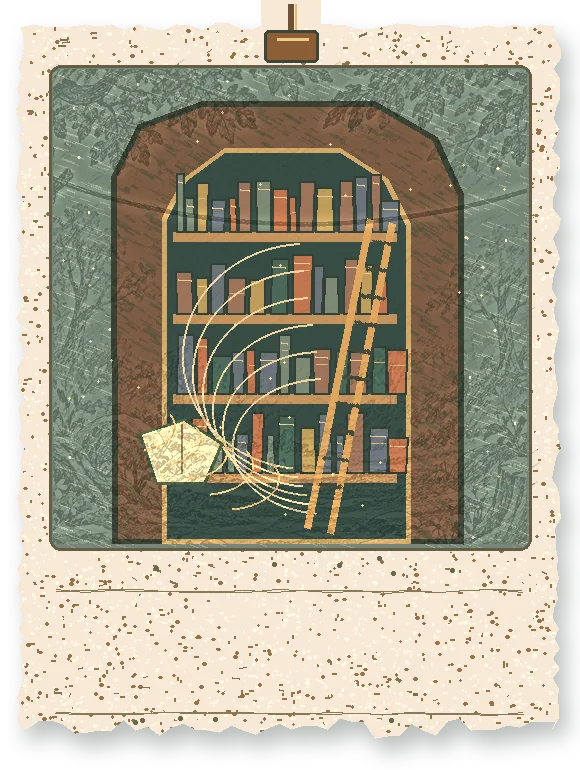
#> input picture storybook/assets/work-clearing/exports/folio-archive.webp, 580 x 770 px; the run also reads 1 picture not shown here
$ python forest_work_illustrations.py --source ../storybook/assets/work-clearing/exports/folio-archive.webp --output out.png
#> lines starting #> are read from the running program, lines starting #| are printed output that depends on the picture; after the words box and inside, x2 and y2 are one past the last pixel; in counts of white or black regions, pixels touching at a corner belong together
#!/usr/bin/env python3
"""Stage 08 original concept illustrations: reproducible rough-pencil paper sheets.
Production background comes from new ImageGen source. Sheet artwork is an
original procedural colored-pencil drawing specific to each named *concept*.
No pixels are cropped from the V2 masterboard; no actual client/project images.
"""
from PIL import Image, ImageDraw, ImageFilter, ImageOps
from pathlib import Path
import random, math, hashlib, json, argparse, shutil

W,H=580,770
PAPER=(247,233,214)
INK=(39,56,41)
BARK=(104,76,54)
GREEN=(36,79,59)
RIVER=(90,140,175)
SUN=(243,195,84)
CLAY=(216,106,74)


def lines_texture(dr, bbox, color, n, seed, slope=0.5, width=(1,3), opacity=70, clip=None):
    rng=random.Random(seed)
    x1,y1,x2,y2=bbox
    lay=Image.new('RGBA',(W,H))
    d=ImageDraw.Draw(lay,'RGBA')
    for _ in range(n):
        x=rng.uniform(x1,x2); y=rng.uniform(y1,y2)
        lng=rng.uniform(4,18)
        dx=lng/math.sqrt(1+slope*slope)
        dy=dx*slope
        col=tuple(color)+(rng.randint(max(10,opacity-28),min(255,opacity+25)),)
        d.line([(x,y),(x+dx,y+dy)], fill=col,width=rng.randint(*width))
    if clip: lay.putalpha(Image.composite(lay.getchannel('A'),Image.new('L',(W,H)),clip))
    return lay

def hatch_poly(base, pts, color, seed, n=300,slope=-.58,width=(1,3)):
    mask=Image.new('L',(W,H)); md=ImageDraw.Draw(mask);md.polygon(pts,fill=255)
    bb=mask.getbbox();
    if not bb:return
    base.alpha_composite(lines_texture(None,bb,color,n,seed,slope,width,opacity=98,clip=mask))

def rough_line(draw, p1,p2,fill,seed=0,wd=3):
    r=random.Random(seed)
    for c in range(2):
        points=[]
        for i in range(18):
            t=i/17; x=p1[0]*(1-t)+p2[0]*t;y=p1[1]*(1-t)+p2[1]*t
            points.append((round(x+r.uniform(-1.7,1.7)),round(y+r.uniform(-1.7,1.7))))
        draw.line(points,fill=fill,width=wd if c==0 else 1,joint='curve')

def art_sky(im, rect, hue, seed):
    dr=ImageDraw.Draw(im,'RGBA'); x1,y1,x2,y2=rect
    dr.rounded_rectangle(rect,radius=10,fill=tuple(hue)+(255,))
    im.alpha_composite(lines_texture(None,rect,(248,230,194),1750,seed,.38,(1,2),opacity=73))
    im.alpha_composite(lines_texture(None,rect,(40,73,73),700,seed+3,-.65,(1,2),opacity=38))
    for _ in range(90):
        r=random.Random(seed+_*17)
        x=r.randrange(x1+8,x2-8);y=r.randrange(y1+9,y2-8)
        dr.ellipse((x,y,x+r.randint(1,3),y+2),fill=(246,230,195,r.randint(20,80)))

def path_art(im, seed=2):
    """The Atrium: threshold, limestone slabs and impossible inward arch."""
    dr=ImageDraw.Draw(im,'RGBA')
    box=(51,67,529,547)
    art_sky(im,box,(114,149,160),seed)
    dr.polygon([(51,435),(130,352),(223,390),(345,330),(529,395),(529,547),(51,547)],fill=(109,127,109,255))
    hatch_poly(im,[(51,435),(130,352),(223,390),(345,330),(529,395),(529,547),(51,547)],(34,79,59),seed+4,1200)
    # Back arch: offset grey stone portico with large warm void
    pts=[(161,450),(159,234),(177,176),(231,135),(308,125),(367,170),(399,243),(398,447),(348,448),(349,251),(337,216),(299,185),(250,182),(219,206),(204,254),(204,449)]
    dr.polygon(pts,fill=(195,176,135,255),outline=(75,86,77,255),width=5)
    hatch_poly(im,pts,(66,66,60),seed+5,2000,-.44,(1,2))
    # Inner portal, turquoise-violet glow with arched top
    dr.polygon([(205,449),(205,247),(220,211),(252,184),(299,188),(334,216),(350,247),(350,450)],fill=(76,118,124,255))
    dr.ellipse((224,189,332,302),fill=(231,201,112,225))
    dr.ellipse((243,207,315,318),fill=(251,229,158,255))
    dr.polygon([(220,450),(243,328),(284,272),(311,330),(343,450)],fill=(226,174,109,220))
    # Stone brick seams + niches
    for i in range(6):
        yy=247+i*34
        rough_line(dr,(164,yy),(202,yy+3),(88,90,77,170),seed+12+i,2)
        rough_line(dr,(351,yy),(394,yy-3),(88,90,77,170),seed+22+i,2)
    for i in range(4):
        xx=203+i*40
        rough_line(dr,(xx,147+int(abs(xx-270)*.3)),(xx+19,151+int(abs(xx-270)*.3)),(72,75,64,150),seed+99+i,1)
    # Thin impossible inner arch line and enigmatic orbit
    dr.arc((118,88,446,483),-64,202,fill=(252,219,143,180),width=4)
    dr.arc((114,88,449,486),-64,205,fill=(62,98,90,175),width=2)
    for j in range(7):
        y=449+j*15; width=74+j*29
        dr.polygon([(280-width,y),(280+width,y),(298+width,y+12),(267-width,y+13)],fill=(196-j*4,154-j*4,101-j*2,255),outline=(89,85,62,210),width=2)
        hatch_poly(im,[(280-width,y),(280+width,y),(298+width,y+12),(267-width,y+13)],(74,70,67),seed+300+j,120,-.52,(1,1))
    # moss tufts and uncanny small stones
    for i in range(74):
        rr=random.Random(seed*100+i); x=rr.randint(66,511);y=rr.randint(448,535)
        if 213<x<347 and y<479:continue
        dr.line([(x,y),(x+rr.randint(-8,4),y-rr.randint(5,20))],fill=(40,86,57,rr.randint(120,225)),width=rr.randint(1,3))
        if i%12==0:dr.ellipse((x-3,y-12,x+3,y-5),fill=(247,204,111,230))

def oracle_art(im,seed=4):
    """The Oracle: hand-marked armillary and connected questions, not dashboard."""
    dr=ImageDraw.Draw(im,'RGBA');box=(51,67,529,547)
    art_sky(im,box,(64,94,104),seed)
    # faded winding horizon and ancient table
    dr.polygon([(51,445),(124,416),(219,430),(328,394),(529,424),(529,547),(51,547)],fill=(57,85,70,255))
    hatch_poly(im,[(51,445),(124,416),(219,430),(328,394),(529,424),(529,547),(51,547)],(132,151,84),seed+17,1000,.34)
    dr.ellipse((116,430,454,510),fill=(118,82,64,255),outline=(49,69,55,255),width=5)
    # concentric copper orrery, asymmetric ink hatching
    center=(298,276)
    for i,(rx,ry) in enumerate([(155,196),(125,157),(87,115)]):
        dr.ellipse((center[0]-rx,center[1]-ry,center[0]+rx,center[1]+ry),outline=(218,153,91,220),width=5 if i==0 else 3)
        dr.arc((center[0]-rx-4,center[1]-ry-3,center[0]+rx+4,center[1]+ry+4),20,198,fill=(248,224,152,185),width=2)
    dr.line((132,328,453,220),fill=(238,189,109,245),width=5)
    dr.line((184,151,399,398),fill=(175,151,102,220),width=3)
    dr.line((295,86,295,468),fill=(83,121,115,200),width=3)
    # stylized sun, tiny knots and scholarly stars
    dr.ellipse((263,240,333,309),fill=(246,209,121,255),outline=(250,238,191,255),width=4)
    for i in range(110):
        rr=random.Random(seed*500+i)
        x=rr.randint(63,520);y=rr.randint(85,448)
        r=rr.choice([1,1,2,2,3]);alpha=rr.randint(115,240)
        dr.ellipse((x-r,y-r,x+r,y+r),fill=(246,216,158,alpha))
        if r>=3:
            dr.line((x-9,y,x+9,y),fill=(249,222,164,160),width=1)
            dr.line((x,y-9,x,y+9),fill=(249,222,164,160),width=1)
    constellation=[(112,164),(181,128),(226,188),(364,138),(441,197),(411,312),(473,376),(159,352)]
    for a,b in [(0,1),(1,2),(2,3),(3,4),(4,5),(5,6),(5,7)]:
        rough_line(dr,constellation[a],constellation[b],(235,215,159,185),seed+9+a+b,2)
    for x,y in constellation:
        dr.ellipse((x-5,y-5,x+5,y+5),fill=(245,204,124,255),outline=(247,234,188,255),width=2)
    # lectern and notation marks
    dr.line((295,430,295,507),fill=(120,93,60,255),width=8)
    dr.polygon([(213,495),(374,495),(396,513),(196,513)],fill=(191,124,77,255),outline=(63,67,53,255),width=3)
    for i in range(14):
        rr=random.Random(500+i);x=rr.randint(74,516);y=rr.randint(72,533)
        if 200<x<400 and 220<y<336:continue
        dr.arc((x-9,y-9,x+9,y+9),rr.randint(0,90),rr.randint(180,300),fill=(242,195,106,90),width=2)

def archive_art(im,seed=8):
    """The Archive: monumental shelves, a circular stair, floating manuscript."""
    dr=ImageDraw.Draw(im,'RGBA');box=(51,67,529,547)
    art_sky(im,box,(118,134,119),seed)
    # central towering book arch
    dr.polygon([(112,543),(111,176),(138,124),(201,101),(375,101),(437,137),(463,194),(463,544)],fill=(125,92,68,255),outline=(57,64,51,255),width=6)
    hatch_poly(im,[(112,543),(111,176),(138,124),(201,101),(375,101),(437,137),(463,194),(463,544)],(59,73,56),seed+17,2200,.59)
    dr.polygon([(162,543),(162,217),(182,179),(224,148),(340,148),(387,178),(410,223),(410,543)],fill=(56,77,69,255),outline=(210,168,103,255),width=5)
    # several shelf alcoves; books varied widths/height
    for tier,yy in enumerate([236,318,398,477]):
        dr.line((173,yy,396,yy),fill=(197,148,94,255),width=10)
        rr=random.Random(seed*13+tier)
        xx=176
        while xx<389:
            ww=rr.randint(8,19);hh=rr.randint(36,65)
            yy2=yy-hh
            hue=rr.choice([(194,117,78),(125,138,117),(191,157,92),(108,116,122),(157,116,91),(76,105,89)])
            dr.polygon([(xx,yy-4),(xx+ww,yy-4),(xx+ww+rr.randint(-1,2),yy2),(xx+rr.randint(-1,1),yy2)],fill=hue+(255,),outline=(52,65,55,220),width=2)
            if rr.random()<.7:dr.line((xx+2,yy2+8,xx+ww-2,yy2+9),fill=(235,201,140,200),width=2)
            if rr.random()<.28:dr.line((xx+3,yy2+16,xx+ww-2,yy2+16),fill=(217,181,125,170),width=1)
            xx+=ww+rr.randint(1,5)
    # winding ivory manuscript ribbon and ladder
    for i in range(6):
        dr.arc((182+i*10,243+i*27,429-i*2,469+i*9),96,267,fill=(240,213,160,200),width=2)
    dr.line((370,219,307,528),fill=(224,166,94,255),width=7)
    dr.line((392,223,330,533),fill=(224,166,94,255),width=7)
    for k in range(10):
        y=241+k*27;x=375-k*6
        rough_line(dr,(x-2,y),(x+20,y+3),(66,76,61,220),seed+300+k,3)
    # floating paper folio foreground in a curving wind
    dr.polygon([(138,433),(184,418),(223,443),(205,484),(155,484)],fill=(250,228,173,250),outline=(77,94,69,240),width=3)
    dr.line((181,424,181,473),fill=(147,122,84,230),width=2)
    for j in range(5):
        dr.arc((101+j*16,402+j*11,175+j*26,450+j*15),-30,80,fill=(237,195,121,200),width=2)
    # moss and quiet dust motes
    for i in range(95):
        rr=random.Random(seed*87+i)
        x=rr.randrange(67,514);y=rr.randrange(105,536)
        if rr.random()<.22:dr.ellipse((x,y,x+2,y+2),fill=(252,223,153,rr.randint(70,185)))


def make_sheet(name,fn,dest,stroke_source=None):
#> called with name = 'atrium'
    rng=random.Random({'atrium':91,'oracle':107,'archive':173}[name])
    paper_mask=Image.new('L',(W,H));maskdraw=ImageDraw.Draw(paper_mask)
#> after `paper_mask = Image.new('L', (W, H))`: paper_mask: PIL image 580x770 L; every value is 0
    # independent handmade edge, not a CSS rectangle
    left=[(rng.randint(16,24),y) for y in range(28,H-32,10)]
    right=[(rng.randint(W-29,W-20),y) for y in range(28,H-32,10)]
    top=[(x,rng.randint(23,30)) for x in range(20,W-20,13)]
    bot=[(x,rng.randint(H-52,H-32)) for x in range(W-25,20,-12)]
    outline=top+right+bot+list(reversed(left))
    maskdraw.polygon(outline,fill=255)
    # opacity shadow only underneath paper
    canvas=Image.new('RGBA',(W,H),(0,0,0,0));sh=Image.new('RGBA',(W,H),(37,51,37,0));sh.putalpha(paper_mask.filter(ImageFilter.GaussianBlur(10)));shadow=Image.new('RGBA',(W,H),(0,0,0,0));shadow.paste((36,51,41,80),(8,13,W+8,H+13),sh.getchannel('A'))
#> after `canvas = Image.new('RGBA', (W, H), (0, 0, 0, 0))`: canvas: PIL image 580x770 RGBA; every value is 0
#> after `sh.putalpha(paper_mask.filter(ImageFilter.GaussianBlur(10)))`:
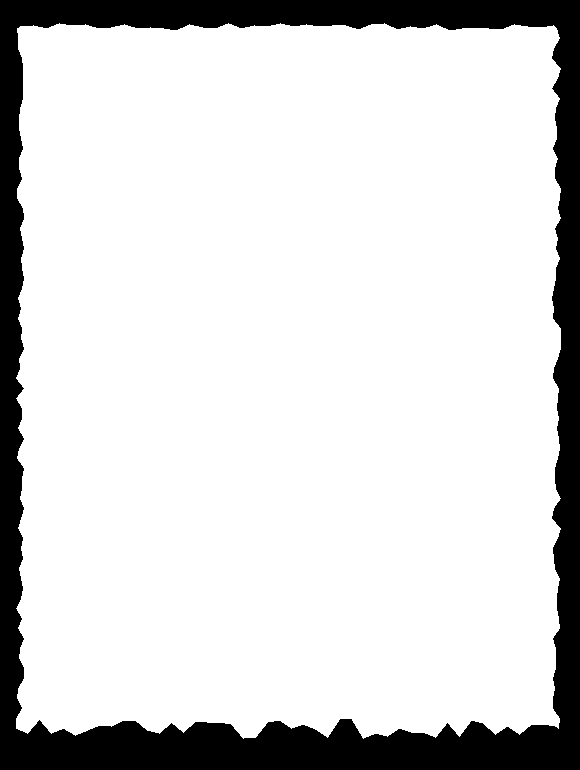
#> paper_mask: PIL image 580x770 L; 84.3% white; 1 black region, box (x1, y1, x2, y2) and area: (0, 0, 580, 770) 70325
#> after `shadow.paste((36, 51, 41, 80), (8, 13, W + 8, H + 13), sh.getchannel('`:
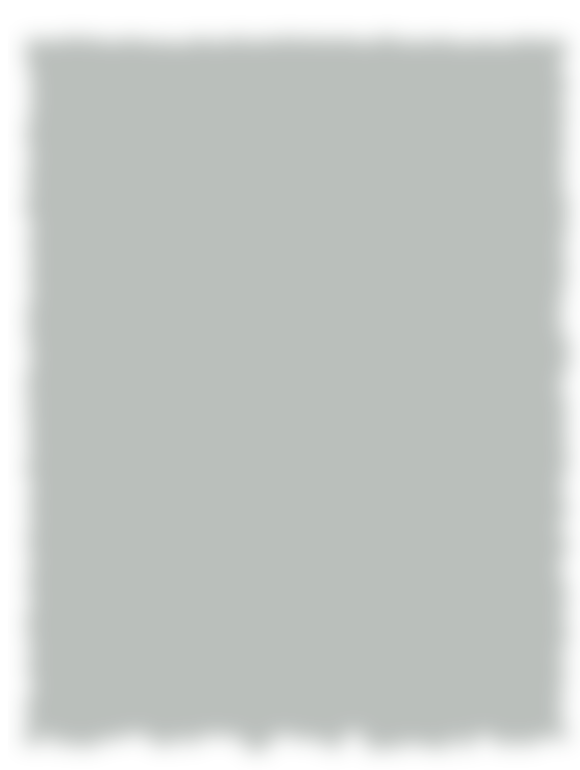
#> shadow: PIL image 580x770 RGBA; mean R, G, B, A 34.8, 49.3, 39.6, 67.4; transparent parts drawn white
    canvas.alpha_composite(shadow)
    paper=Image.new('RGBA',(W,H),(*PAPER,255));d=ImageDraw.Draw(paper,'RGBA')
    for i in range(6200):
        x=rng.randint(21,W-22);y=rng.randint(27,H-39)
        light=rng.choice([0,1,2]);col=(151,113,72,rng.randint(3,24)) if light==0 else (255,249,225,rng.randint(15,43))
        d.ellipse((x,y,x+rng.randint(1,4),y+rng.randint(1,3)),fill=col)
    fn(paper)
#> in art_sky, `im.alpha_composite(lines_texture(None,rect,(248,230,194),1750,seed,.38..`:
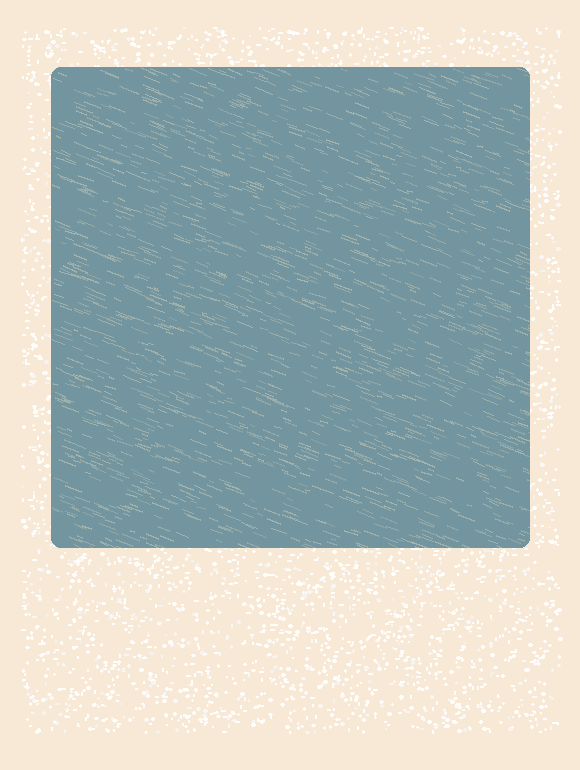
#> im: PIL image 580x770 RGBA; mean R, G, B, A 179.2, 189.6, 184.9, 245.2; transparent parts drawn white
#> in hatch_poly, `bb=mask.getbbox();`: bb = (51, 330, 530, 548)
#> call 2 of hatch_poly, with color = (66, 66, 60), seed = 7, n = 2000, slope = -0.44, width = (1, 2)
#> in hatch_poly (call 2), `bb=mask.getbbox();`: bb = (159, 125, 400, 451)
#> in hatch_poly (call 2), `base.alpha_composite(lines_texture(None,bb,color,n,seed,slope,width,op..`:
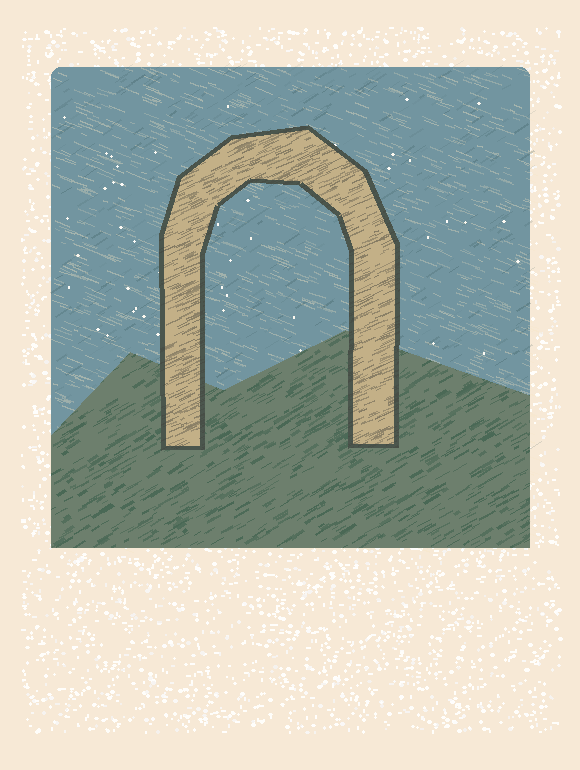
#> base: PIL image 580x770 RGBA; mean R, G, B, A 179.8, 184.4, 171.8, 245.1; transparent parts drawn white
#> the loop in path_art, `for j in range(7):` made 7 passes
    # Reuse *only the high-frequency colored-pencil grain* of the newly
    # generated, purpose-created clearing artwork, never the approved master
    # board or a cropped mockup composition. Keeps brush texture cohesive.
    if stroke_source is not None:
        art_box=(53,69,527,544)
        ref=stroke_source.crop((311,130,1170,882)).resize((art_box[2]-art_box[0],art_box[3]-art_box[1]),Image.Resampling.LANCZOS).convert('L')
        blurred=ref.filter(ImageFilter.GaussianBlur(5))
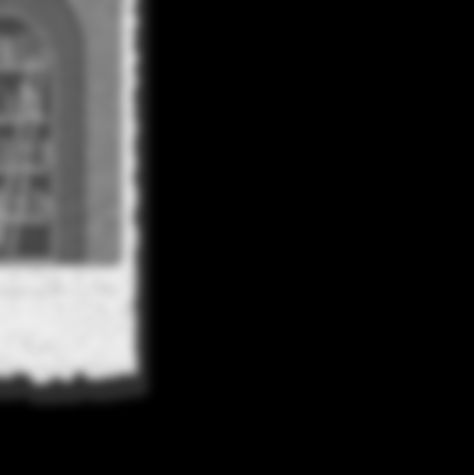
#> blurred: PIL image 474x475 L; min 0, max 237, mean 36.6
        a=paper.load();gr=ref.load();gb=blurred.load()
        for yy in range(art_box[1],art_box[3]):
            for xx in range(art_box[0],art_box[2]):
                delta=int(gr[xx-art_box[0],yy-art_box[1]])-int(gb[xx-art_box[0],yy-art_box[1]])
                ratio=max(.82,min(1.18,1+delta*.006))
                old=a[xx,yy]
                a[xx,yy]=(max(0,min(255,int(old[0]*ratio))),max(0,min(255,int(old[1]*ratio))),max(0,min(255,int(old[2]*ratio))),old[3])
    d=ImageDraw.Draw(paper,'RGBA')
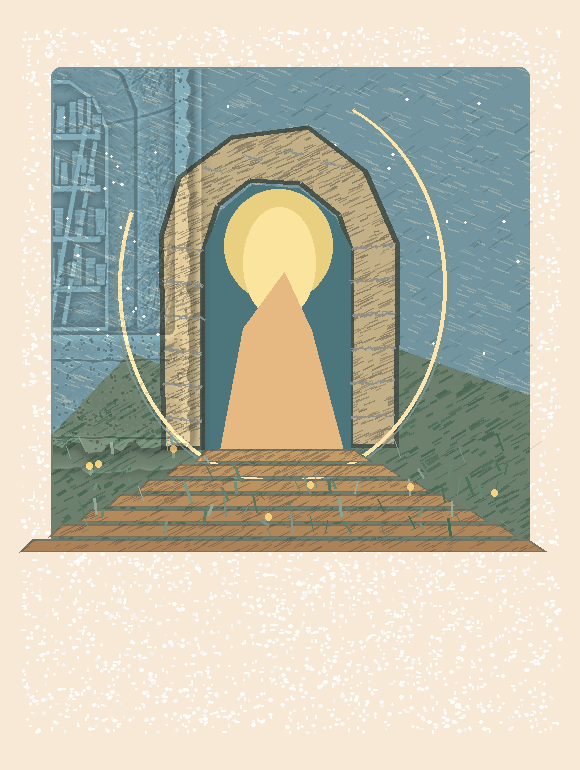
#> paper: PIL image 580x770 RGBA; mean R, G, B, A 187.6, 185.7, 167.9, 242; transparent parts drawn white
    # bleeding pigment at the edges of each framed plate
    d.rounded_rectangle((49,65,531,550),radius=12,outline=(101,93,68,190),width=3)
    for i in range(43):
        rr=random.Random(i*37+len(name))
        x=rr.randint(28,W-28);y=rr.choice([rr.randrange(32,58),rr.randrange(564,593),rr.randrange(666,700)])
        d.line((x,y,x+rr.choice([-4,1,7]),y+rr.randint(-3,3)),fill=(130,111,83,rr.randint(20,88)),width=rr.randint(1,3))
    # two ornamental ruled lines in the blank html title field
    rough_line(d,(56,591),(521,591),(138,121,87,150),seed=44,wd=1)
    rough_line(d,(56,713),(521,713),(138,121,87,120),seed=65,wd=1)
    # organic stamped dots on paper
    for i in range(11):
        x=rng.randrange(58,523);y=rng.choice([rng.randrange(558,578),rng.randrange(718,727)]);d.ellipse((x-2,y-2,x+2,y+2),fill=(103,106,75,80))
#> this loop made 11 passes
#> (x, y) on passes 1 to 11: (69, 719), (494, 560), (84, 572), (156, 723), (406, 563), (432, 574), (139, 718), (424, 719), (312, 571), (292, 568), (274, 722)
    # ropes and little clasp at top
    d.line((W//2,4,W//2,42),fill=(110,80,51,255),width=6)
    d.line((W//2+5,4,W//2+5,42),fill=(228,185,116,220),width=2)
    d.rounded_rectangle((W//2-26,30,W//2+28,62),radius=5,fill=(140,94,55,255),outline=(62,71,56,255),width=3)
    d.line((W//2-13,39,W//2+18,39),fill=(240,203,132,180),width=3)
    # mask entire drawable page but allow hanger at top and shadow
    cutoff=paper_mask.copy();md=ImageDraw.Draw(cutoff);md.rectangle((W//2-29,0,W//2+30,63),fill=255)
    paper.putalpha(cutoff)
#> cutoff: PIL image 580x770 L; 84.6% white; 1 black region, box (x1, y1, x2, y2) and area: (0, 0, 580, 770) 68808
    canvas.alpha_composite(paper)
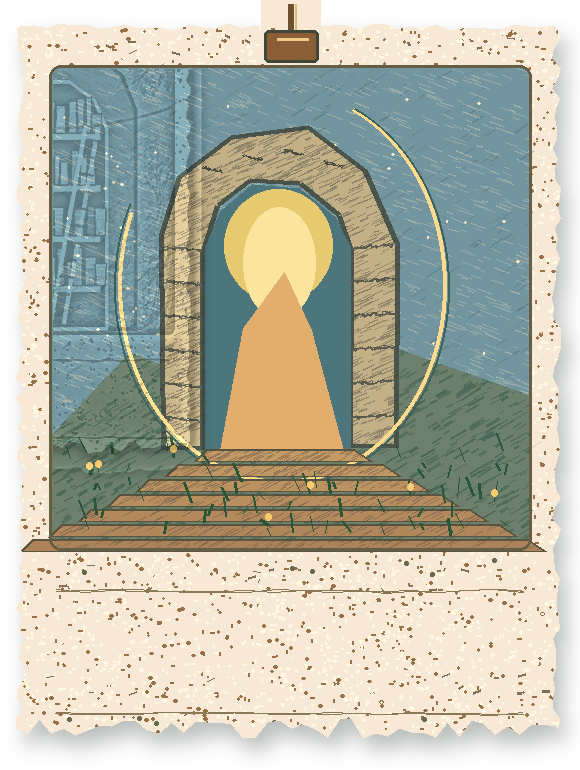
#> canvas: PIL image 580x770 RGBA; mean R, G, B, A 151.6, 153.5, 137.2, 218.3; transparent parts drawn white
    canvas.save(dest,format='WEBP',quality=84,method=6,exact=True)
    return Image.open(dest)

def main():
    ap=argparse.ArgumentParser();ap.add_argument('--source',required=True);ap.add_argument('--output',required=True)
    a=ap.parse_args();p=Path(a.output);p.mkdir(parents=True,exist_ok=True)
    background=Image.open(a.source).convert('RGB')
    # archive original as high quality source, compose web-ready independently
    orig=p/'source';orig.mkdir(exist_ok=True)
    if Path(a.source).suffix.lower() == '.webp':
        target=orig/'work-clearing-source.webp'
        if Path(a.source).resolve()!=target.resolve(): shutil.copy2(a.source,target)
    else:
        background.save(orig/'work-clearing-source.webp',format='WEBP',quality=83,method=6)
    bg=ImageOps.fit(background,(1536,1024),Image.Resampling.LANCZOS,centering=(.5,.48))
    bg.save(p/'work-clearing-woods.webp',format='WEBP',quality=78,method=6)
    results=[]
    for name,fun in [('atrium',path_art),('oracle',oracle_art),('archive',archive_art)]:
        file=p/f'folio-{name}.webp';im=make_sheet(name,fun,file,background)
        results.append({'file':file.name,'width':im.width,'height':im.height,'mode':im.mode})
    all_files=['source/work-clearing-source.webp','work-clearing-woods.webp','folio-atrium.webp','folio-oracle.webp','folio-archive.webp']
    manifest={'schema':'lazarus-work-clearing-v1','stage':8,'master':'The Forest Between Pages V2','source_provenance':'New image-generation-assisted clearing background, 2026-11-16; original independent procedural colored-pencil folio drawings built with Pillow; no pixels copied from locked V2 board, no client claims.', 'items':[]}
    for f in all_files:
        path=p/f;im=Image.open(path)
        manifest['items'].append({'path':f,'width':im.width,'height':im.height,'mode':im.mode,'bytes':path.stat().st_size,'sha256':hashlib.sha256(path.read_bytes()).hexdigest()})
    (p/'manifest.json').write_text(json.dumps(manifest,indent=2)+'\n')
    print(json.dumps({'results':results,'manifest':manifest},indent=2))
#> (printed output is left out)

if __name__=='__main__':main()
